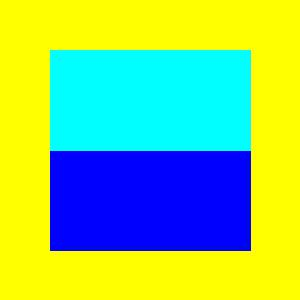
#> input picture Kingreturn_Ex/ch17/out17_14.jpg, 300 x 300 px, found by its file name
$ python ch17_17.py
#> lines starting #> are read from the running program, lines starting #| are printed output that depends on the picture
# 影像合成
from PIL import Image
pict = Image.open("ch17/out17_14.jpg")  # 建立Pillow物件
#> pict is the input picture: PIL image 300x300 RGB; mean R, G, B 141, 198, 113.6
copyPict = pict.copy()  # 複製
cropPict = copyPict.crop((80, 30, 150, 100))  # 裁切區間
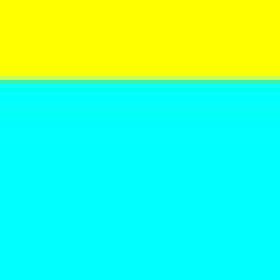
#> cropPict: PIL image 70x70 RGB (shown 4 times larger); mean R, G, B 73.4, 254.6, 181.7
copyPict.paste(cropPict, (20, 20))  # 第一次合成
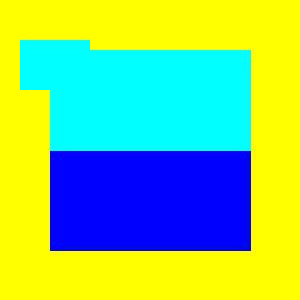
#> copyPict: PIL image 300x300 RGB; mean R, G, B 135.6, 198, 119
copyPict.paste(cropPict, (20, 100))  # 第二次合成
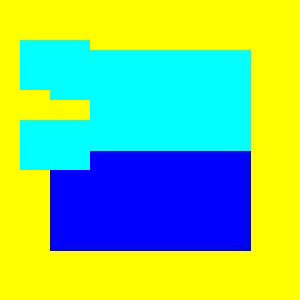
#> copyPict: PIL image 300x300 RGB; mean R, G, B 133.6, 200.1, 121
copyPict.save("ch17/out17_17.jpg")  # 儲存
